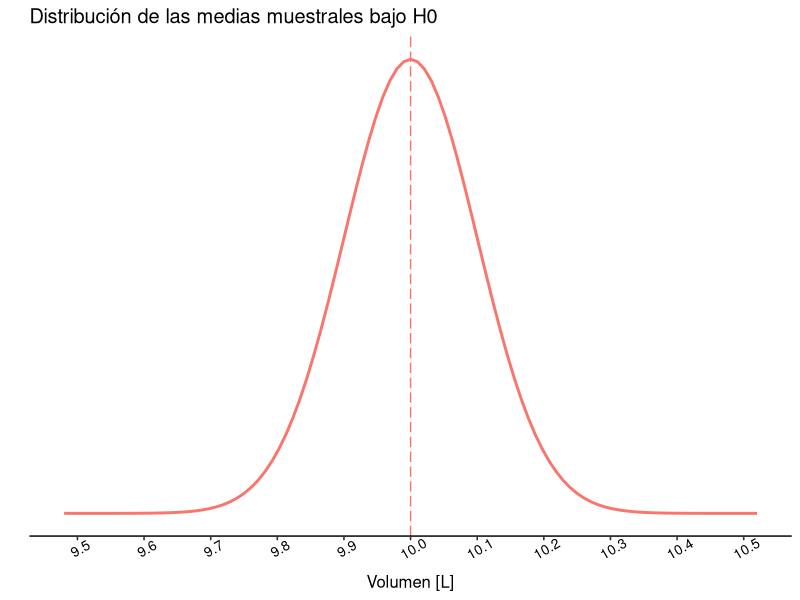
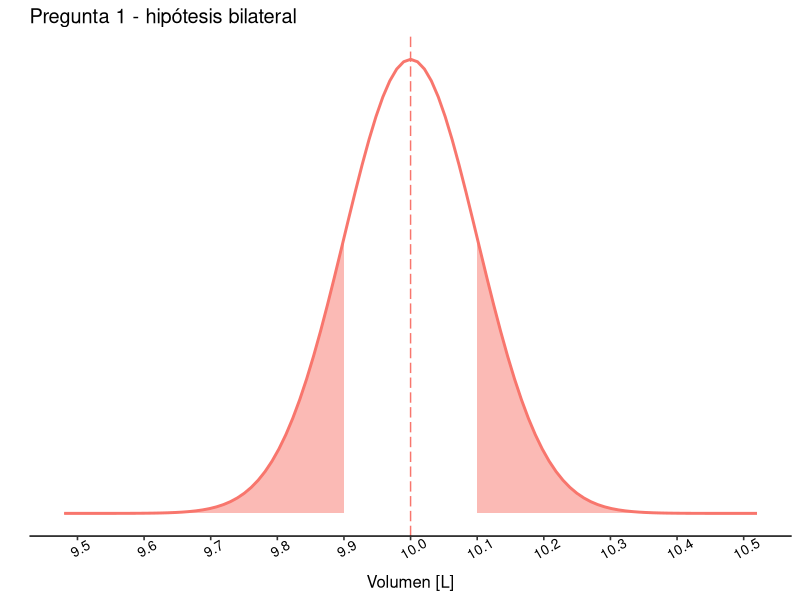
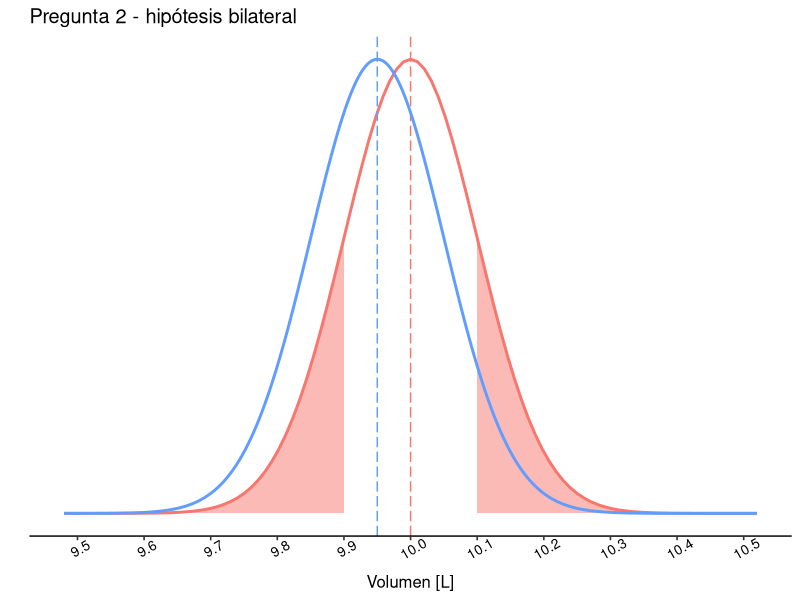
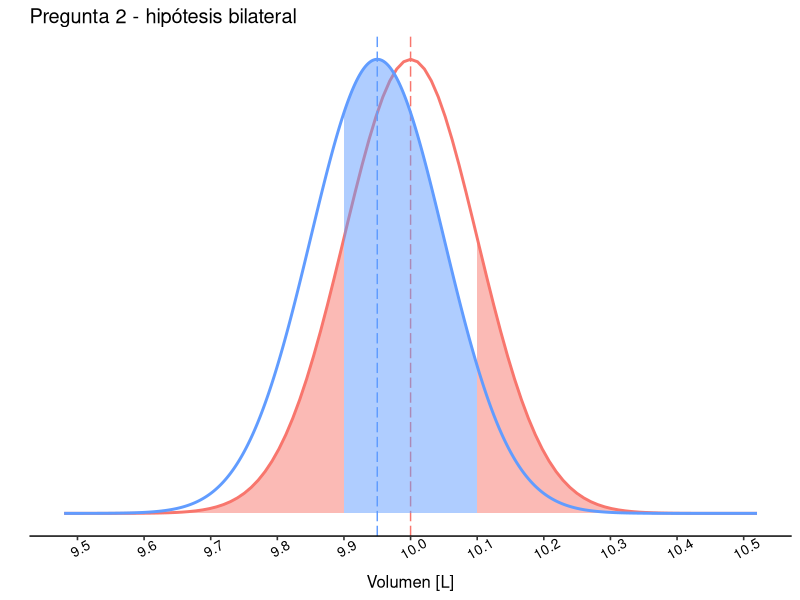
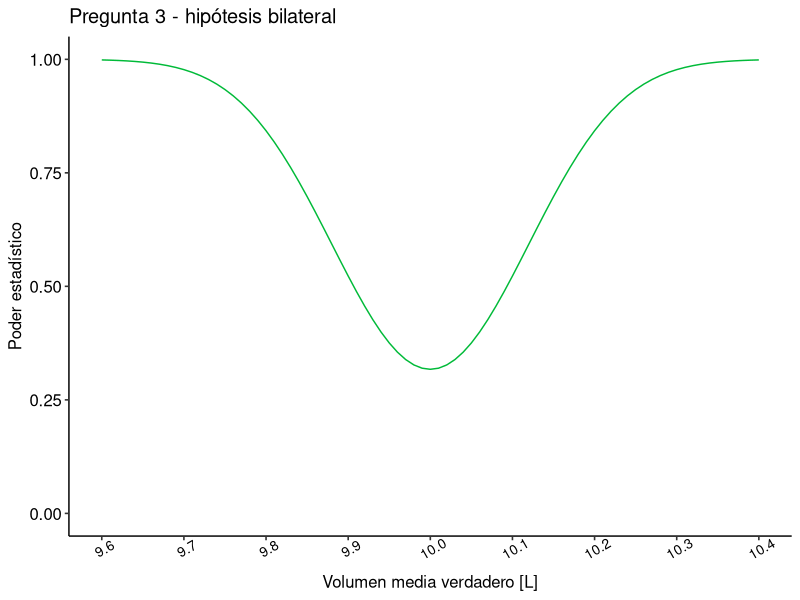
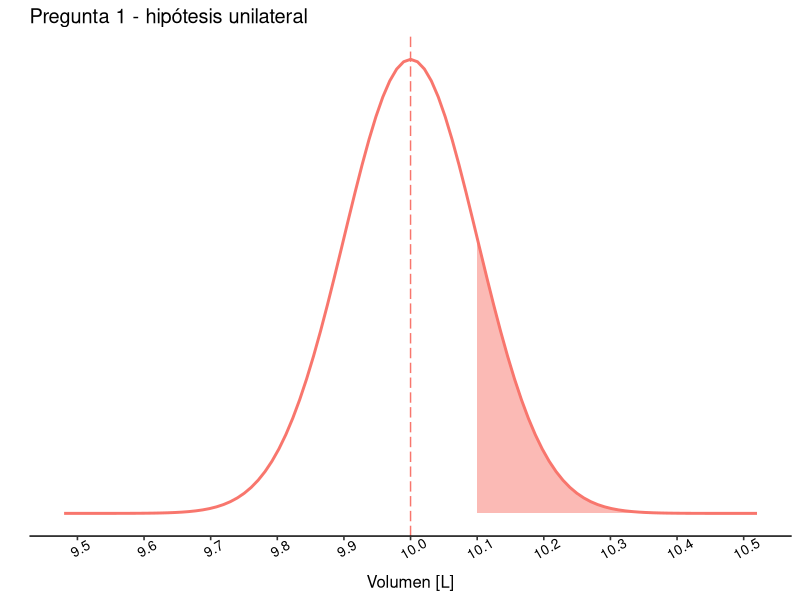
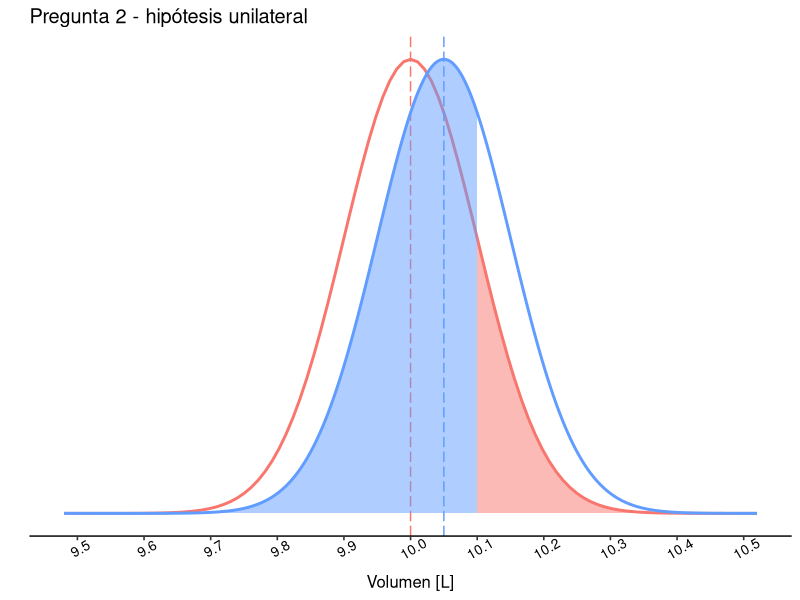
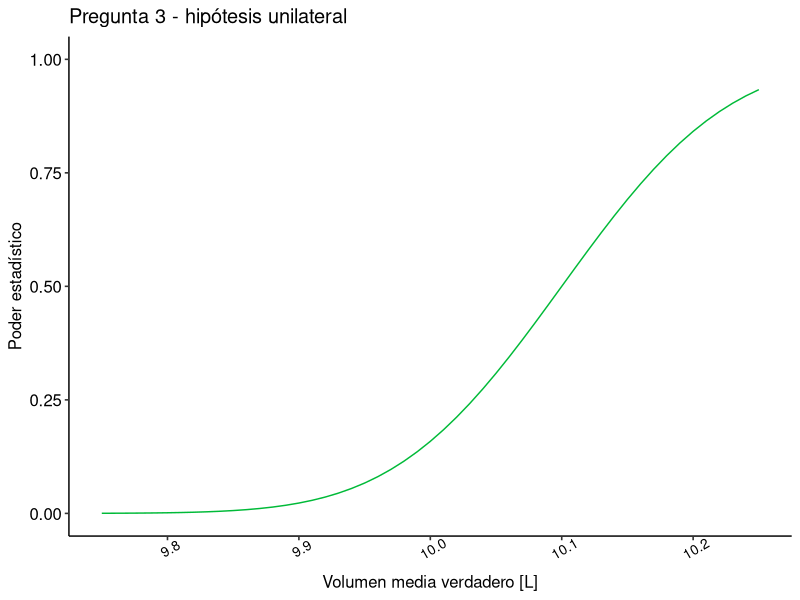

These charts were generated, in order, by the following R code:
## ---- chunk 1
desviacion.estandar <- 1
tamano.muestra <- 100
valor.nulo <- 10
cota.inferior <- 9.9
cota.superior <- 10.1
## ---- chunk 2
error.estandar <- desviacion.estandar / sqrt(tamano.muestra)
## ---- chunk 3
puntos <- 5000

x <- seq(valor.nulo - 5.2 * error.estandar, valor.nulo + 5.2 * error.estandar,
         length.out = puntos)

y <- dnorm(x, mean = valor.nulo, sd = error.estandar)
distr <- data.frame(x, y)
## ---- chunk 4
library(ggpubr)

# Definimos una paleta de colores.
colores <- hcl(h = (seq(15, 255, length.out = 3)), c = 100, l = 65)

# Comenzamos por la cuadrícula con fondo blanco.
g.dist <- ggplot(data = distr, aes(x))
g.dist <- g.dist + theme_pubr()

# Agregamos la distribución normal.
g.dist <- g.dist +
          stat_function(fun = dnorm,
                        args = list(mean = valor.nulo, sd = error.estandar),
                        colour = colores[1], linewidth = 1)

# Quitamos las etiquetas y marcas del eje y.
g.dist <- g.dist + ylab("")
g.dist <- g.dist + scale_y_continuous(breaks = NULL)

# Agregamos marcas y etiquetas rotadas al eje x.
g.dist <- g.dist +
          scale_x_continuous(name = "Volumen [L]",
                             breaks = seq(round(min(x), 1), round(max(x), 1), 0.1))
g.dist <- g.dist +
          theme(axis.text.x = element_text(angle = 30, size = 10))

# Agregamos la media bajo la hipótesis nula.
g.dist <- g.dist +
          geom_vline(xintercept = valor.nulo,
                     colour = colores[1], linetype = "longdash")

# Agregamos el título.
g.dist <- g.dist + ggtitle("Distribución de las medias muestrales bajo H0")

# Finalmente Mostramos el gráfico.
print(g.dist)
## ---- chunk 5
# Marcamos el lado izquierdo.
g.1.bilateral <- g.dist +
                 geom_area(data = subset(distr, x < cota.inferior),
                           aes(y = y), colour = colores[1],
                           fill = colores[1], alpha = 0.5)

# Marcamos el lado derecho.
g.1.bilateral <- g.1.bilateral +
                 geom_area(data = subset(distr, x > cota.superior),
                           aes(y = y), colour = colores[1],
                           fill = colores[1], alpha = 0.5)

# Agregamos el título y mostramos el gráfico
g.1.bilateral <- g.1.bilateral + ggtitle("Pregunta 1 - hipótesis bilateral")
print(g.1.bilateral)
## ---- chunk 6
alfa_izquierdo <- pnorm(cota.inferior, mean = valor.nulo, sd = error.estandar,
                        lower.tail = TRUE)
alfa_derecho <- pnorm(cota.superior, mean = valor.nulo, sd = error.estandar,
                      lower.tail = FALSE)
alfa.1.bilateral <- alfa_izquierdo + alfa_derecho
## ---- chunk 7
cat("La probabilidad de cometer un error tipo I es alfa =", alfa.1.bilateral,"\n\n")
## ---- chunk 8
media.bilateral <- 9.95

x1 <- seq(media.bilateral - 5.2 * error.estandar,
          media.bilateral + 5.2 * error.estandar, length.out = puntos)

y1 <- dnorm(x1, mean = media.bilateral, sd = error.estandar)
distr1 <- data.frame(x = x1, y = y1)
## ---- chunk 9
g.2.bilateral <- g.1.bilateral +
                 stat_function(fun = dnorm, n = puntos,
                               args = list(mean = media.bilateral, sd = error.estandar),
                               colour = colores[3], linewidth = 1)

g.2.bilateral <- g.2.bilateral +
                 geom_vline(xintercept = media.bilateral, colour = colores[3],
                            linetype = "longdash")

g.2.bilateral <- g.2.bilateral + ggtitle("Pregunta 2 - hipótesis bilateral")
print(g.2.bilateral)
## ---- chunk 10
g.2.bilateral <- g.2.bilateral + geom_area(
  data = subset(distr1, x >= cota.inferior & x <= cota.superior),
  aes(y = y), colour = colores[3], fill = colores[3], alpha = 0.5)
print(g.2.bilateral)
## ---- chunk 11
# Calcular la probabilidad de esta región (beta)
beta.superior <- pnorm(cota.superior, mean = media.bilateral,
                       sd = error.estandar, lower.tail = TRUE)

beta.inferior <- pnorm(cota.inferior, mean = media.bilateral,
                       sd = error.estandar, lower.tail = TRUE)

beta.bilateral <- beta.superior - beta.inferior
## ---- chunk 12
cat("La probabilidad de cometer un error tipo II es beta =", beta.bilateral, "\n\n")
## ---- chunk 13
calcula_poder <- function(media, error_estandar, umbral_inf = NULL, umbral_sup = NULL) {
  poder_inf <- 0
  poder_sup <- 1
  
  if(!is.null(umbral_inf))
    poder_inf <- pnorm(umbral_inf, mean = media, sd = error_estandar,
                       lower.tail = TRUE)
  if(!is.null(umbral_sup))
    poder_sup <- pnorm(umbral_sup, mean = media, sd = error_estandar,
                       lower.tail = FALSE)
  
  poder <- poder_inf + poder_sup
  return(poder)
}
## ---- chunk 14
x3 <- seq(9.6, 10.4, 0.01)
y3 <- sapply(x3, calcula_poder, error_estandar = error.estandar,
             umbral_inf = cota.inferior, umbral_sup = cota.superior)
distr3 <- data.frame(x = x3, y = y3)
## ---- chunk 15
g.3.bilateral <- ggplot(distr3, aes(x, y)) + ylim(c(0, 1))
g.3.bilateral <- g.3.bilateral + 
                 scale_x_continuous(name = "Volumen media verdadero [L]",
                                    breaks = seq(round(min(x3), 1), round(max(x3), 1), 0.1))
g.3.bilateral <- g.3.bilateral + geom_line(colour = colores[2])
g.3.bilateral <- g.3.bilateral + ylab("Poder estadístico")
g.3.bilateral <- g.3.bilateral + theme_pubr()
g.3.bilateral <- g.3.bilateral + 
                 theme(axis.text.x = element_text(angle = 30, size = 10))
g.3.bilateral <- g.3.bilateral + ggtitle("Pregunta 3 - hipótesis bilateral")

print(g.3.bilateral)
## ---- chunk 16
efecto.bilateral <- (media.bilateral - valor.nulo) / desviacion.estandar
## ---- chunk 17
library(pwr)

poder.z.bilateral <- pwr.norm.test(d = efecto.bilateral, sig.level = 0.05,
                                   power = 0.90, alternative = "two.sided")
print(poder.z.bilateral)
## ---- chunk 18
tamano.z.bilateral <- ceiling(poder.z.bilateral[["n"]])
cat("El tamaño de la muestra para una prueba Z debe ser n =",
    tamano.z.bilateral, "\n\n")
## ---- chunk 19
poder.t1.bilateral <- pwr.t.test(d = efecto.bilateral, sig.level = 0.05,
                                 power = 0.90, type = "one.sample",
                                 alternative = "two.sided")
print(poder.t1.bilateral)
## ---- chunk 20
tamano.t1.bilateral <- ceiling(poder.t1.bilateral[["n"]])
cat("El tamaño de la muestra para una prueba t debe ser n =",
    tamano.t1.bilateral, "\n\n")
## ---- chunk 21
diferencia.bilateral <- media.bilateral - valor.nulo
poder.t2.bilateral <- power.t.test(delta = diferencia.bilateral,
                                   sd = desviacion.estandar,
                                   sig.level = 0.05, power = 0.90,
                                   type = "one.sample",
                                   alternative = "two.sided")
print(poder.t2.bilateral)
## ---- chunk 22
tamano.t2.bilateral <- ceiling(poder.t2.bilateral[["n"]])
cat("El tamaño de la muestra para una prueba t debe ser n =",
    tamano.t2.bilateral, "\n\n")
## ---- chunk 23
# Obtenemos el tamaño del efecto
p.antigua <- 0.90
p.moderna <- 0.96
p.h <- ES.h(p.antigua, p.moderna)

# Obtenemos los tamaños de las muestras
poder.2p <- pwr.2p.test(h = p.h, sig.level = 0.05, power = 0.90, alternative = "two.sided")
print(poder.2p)
## ---- chunk 24
tamano.2p <- ceiling(poder.2p[["n"]])
mje <- paste0("El tamaño de las muestras para una prueba de la diferencia\n",
              "de dos proporciones independientes n =")
cat(mje, tamano.2p, "\n\n")
## ---- chunk 25
desviacion.estandar <- 1
tamano.muestra <- 100
valor.nulo <- 10
cota.inferior <- NULL
cota.superior <- 10.1
## ---- chunk 26
g.1.unilateral <- g.dist + 
                  geom_area(data = subset(distr, x > cota.superior),
                            aes(y = y), colour = colores[1],
                            fill = colores[1], alpha = 0.5)

g.1.unilateral <- g.1.unilateral +
                  ggtitle("Pregunta 1 - hipótesis unilateral")

print(g.1.unilateral)
## ---- chunk 27
# Calcular la probabilidad de la región de rechazo.
alfa.1.unilateral <- pnorm(cota.superior, mean = valor.nulo,
                           sd = error.estandar, lower.tail = FALSE)

cat("La probabilidad de cometer un error tipo I es alfa =", alfa.1.unilateral, "\n\n")
## ---- chunk 28
media.unilateral <- 10.05
x2 <- seq(media.unilateral - 5.2 * error.estandar,
          media.unilateral + 5.2 * error.estandar, length.out = puntos)

y2 <- dnorm(x2, mean = media.unilateral, sd = error.estandar)
distr2 <- data.frame(x = x2, y = y2)

g.2.unilateral <- g.1.unilateral + 
                  stat_function(fun = dnorm, n = puntos,
                                args = list(mean = media.unilateral, sd = error.estandar),
                                colour = colores[3], linewidth = 1)

g.2.unilateral <- g.2.unilateral +
                  geom_vline(xintercept = media.unilateral,
                             colour = colores[3],
                             linetype = "longdash")
## ---- chunk 29
g.2.unilateral <- g.2.unilateral +
                  geom_area(data = subset(distr2, x <= cota.superior),
                            aes(y = y), colour = colores[3],
                            fill = colores[3], alpha = 0.5)

g.2.unilateral <- g.2.unilateral + ggtitle("Pregunta 2 - hipótesis unilateral")
print(g.2.unilateral)
## ---- chunk 30
# Calcular la probabilidad de esta región (beta)
beta.unilateral <- pnorm(cota.superior, mean = media.unilateral,
                         sd = error.estandar, lower.tail = TRUE)

cat("La probabilidad de cometer un error tipo II es beta =", beta.unilateral,
    "\n\n")
## ---- chunk 31
x4 <- seq(9.75, 10.25, 0.01)
y4 <- sapply(x4, calcula_poder, error_estandar = error.estandar,
             umbral_inf = cota.inferior, umbral_sup = cota.superior)
distr4 <- data.frame(x = x4, y = y4)
## ---- chunk 32
g.3.unilateral <- ggplot(distr4, aes(x, y)) + ylim(c(0, 1))
g.3.unilateral <- g.3.unilateral + geom_line(colour = colores[2])
g.3.unilateral <- g.3.unilateral + ylab("Poder estadístico")
g.3.unilateral <- g.3.unilateral + xlab("Volumen media verdadero [L]")
g.3.unilateral <- g.3.unilateral + theme_pubr()
g.3.unilateral <- g.3.unilateral +
                  theme(axis.text.x = element_text(angle = 30, size = 10))
g.3.unilateral <- g.3.unilateral + ggtitle("Pregunta 3 - hipótesis unilateral")

print(g.3.unilateral)
## ---- chunk 33
diferencia.unilateral <- media.unilateral - valor.nulo
efecto.unilateral <- diferencia.unilateral / desviacion.estandar
## ---- chunk 34
poder.z.unilateral <- pwr.norm.test(d = efecto.unilateral, sig.level = 0.05,
                                    power = .9, alternative = "greater")
print(poder.z.unilateral)
## ---- chunk 35
poder.t1.unilateral <- pwr.t.test(d = efecto.unilateral, sig.level = 0.05,
                                 power = 0.9, type = "one.sample",
                                 alternative = "greater")
print(poder.t1.unilateral)
## ---- chunk 36
poder.t2.unilateral <- power.t.test(delta = diferencia.unilateral,
                                    sd = desviacion.estandar,
                                    sig.level = 0.05, power = 0.9,
                                    type = "one.sample",
                                    alternative = "one.sided")
print(poder.t2.unilateral)
## ---- chunk 37
# Obtenemos el tamaño del efecto
p.antigua <- 0.90
p.moderna <- 0.96
p.h <- ES.h(p.antigua, p.moderna)

# Obtenemos los tamaños de las muestras
poder.2p <- pwr.2p.test(h = p.h, sig.level = 0.05, power = 0.90, alternative =  "less")
print(poder.2p)
## ---- chunk 38
tamano.2p <- ceiling(poder.2p[["n"]])
mje <- paste0("El tamaño de las muestras para una prueba unilateral de la\n",
              "diferencia de dos proporciones independientes es n =")
cat(mje, tamano.2p, "\n\n")
